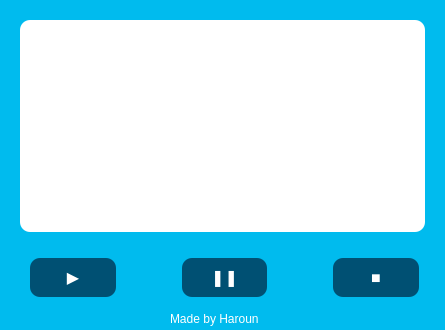
<?xml version="1.0" encoding="UTF-8"?>
<ui version="4.0">
 <class>Dialog</class>
 <widget class="QDialog" name="Dialog">
  <property name="geometry">
   <rect>
    <x>0</x>
    <y>0</y>
    <width>445</width>
    <height>330</height>
   </rect>
  </property>
  <property name="minimumSize">
   <size>
    <width>445</width>
    <height>330</height>
   </size>
  </property>
  <property name="maximumSize">
   <size>
    <width>445</width>
    <height>330</height>
   </size>
  </property>
  <property name="windowTitle">
   <string>Music player</string>
  </property>
  <property name="styleSheet">
   <string notr="true">background-color: #00bbee;</string>
  </property>
  <widget class="QLabel" name="label">
   <property name="geometry">
    <rect>
     <x>170</x>
     <y>310</y>
     <width>447</width>
     <height>17</height>
    </rect>
   </property>
   <property name="styleSheet">
    <string notr="true">color: white;</string>
   </property>
   <property name="text">
    <string>Made by Haroun</string>
   </property>
  </widget>
  <widget class="QWidget" name="">
   <property name="geometry">
    <rect>
     <x>0</x>
     <y>0</y>
     <width>449</width>
     <height>297</height>
    </rect>
   </property>
   <layout class="QVBoxLayout" name="verticalLayout_2">
    <item>
     <layout class="QVBoxLayout" name="verticalLayout">
      <item>
       <widget class="QListWidget" name="listWidget">
        <property name="minimumSize">
         <size>
          <width>445</width>
          <height>0</height>
         </size>
        </property>
        <property name="maximumSize">
         <size>
          <width>330</width>
          <height>300</height>
         </size>
        </property>
        <property name="styleSheet">
         <string notr="true">border: none;
color: black;
background-color: rgb(255, 255, 255);
padding: 20px;
font-size: 16px;
margin: 20px 20px;
border-radius: 10px;</string>
        </property>
       </widget>
      </item>
      <item>
       <layout class="QHBoxLayout" name="horizontalLayout">
        <item>
         <widget class="QPushButton" name="Play">
          <property name="styleSheet">
           <string notr="true">border: none;
color: white;
background-color: #005073;
padding: 10px;
font-size: 16px;
margin: 0px 30px;
border-radius: 10px;</string>
          </property>
          <property name="text">
           <string>▶</string>
          </property>
         </widget>
        </item>
        <item>
         <widget class="QPushButton" name="Pause">
          <property name="styleSheet">
           <string notr="true">border: none;
color: white;
background-color: #005073;
padding: 10px;
font-size: 16px;
margin: 0px 30px;
border-radius: 10px;</string>
          </property>
          <property name="text">
           <string>❚❚</string>
          </property>
         </widget>
        </item>
        <item>
         <widget class="QPushButton" name="Stop">
          <property name="styleSheet">
           <string notr="true">border: none;
color: white;
background-color: #005073;
padding: 10px;
font-size: 16px;
margin: 0px 30px;
border-radius: 10px;</string>
          </property>
          <property name="text">
           <string>■</string>
          </property>
         </widget>
        </item>
       </layout>
      </item>
     </layout>
    </item>
   </layout>
  </widget>
 </widget>
 <resources/>
 <connections/>
</ui>
